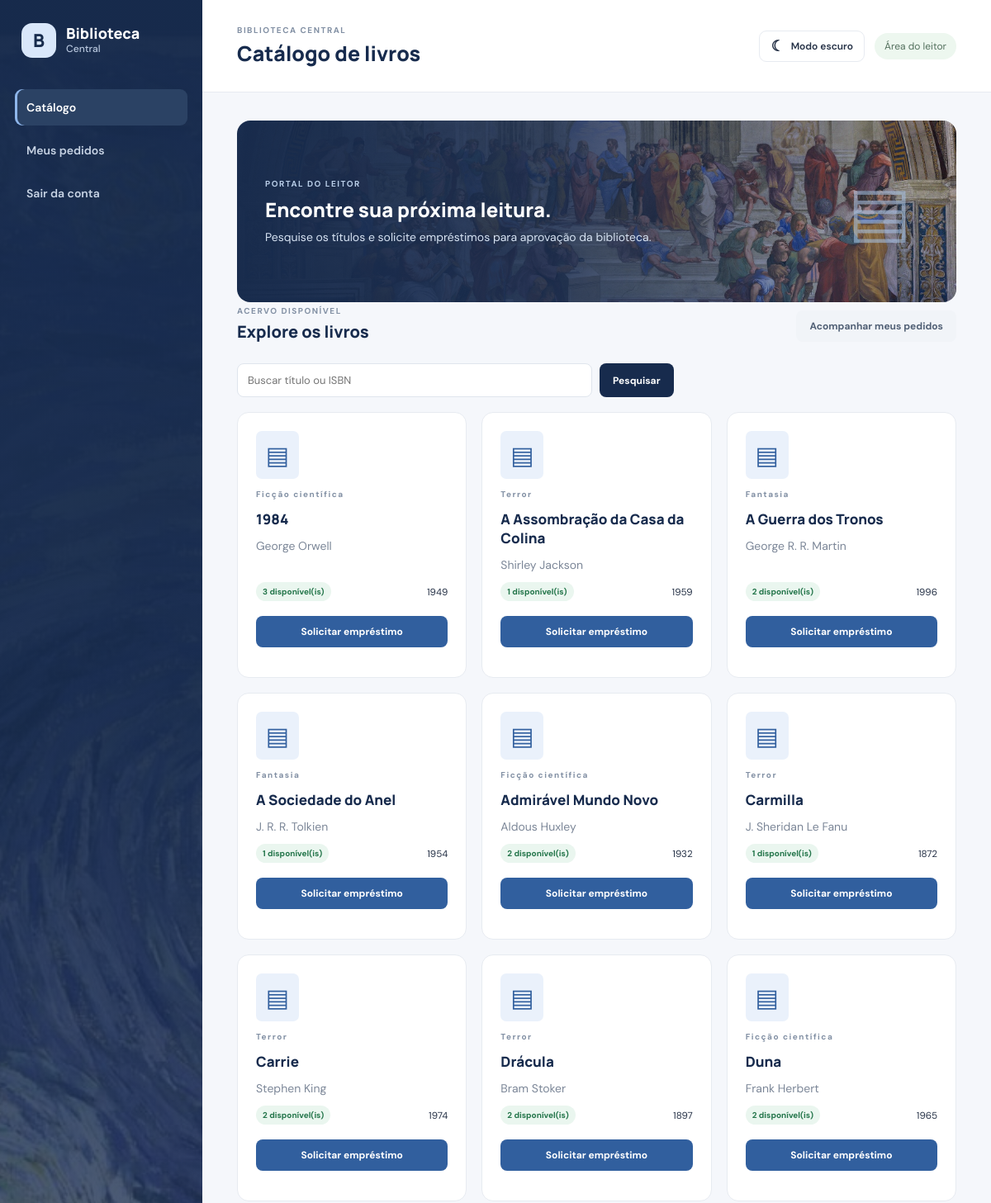
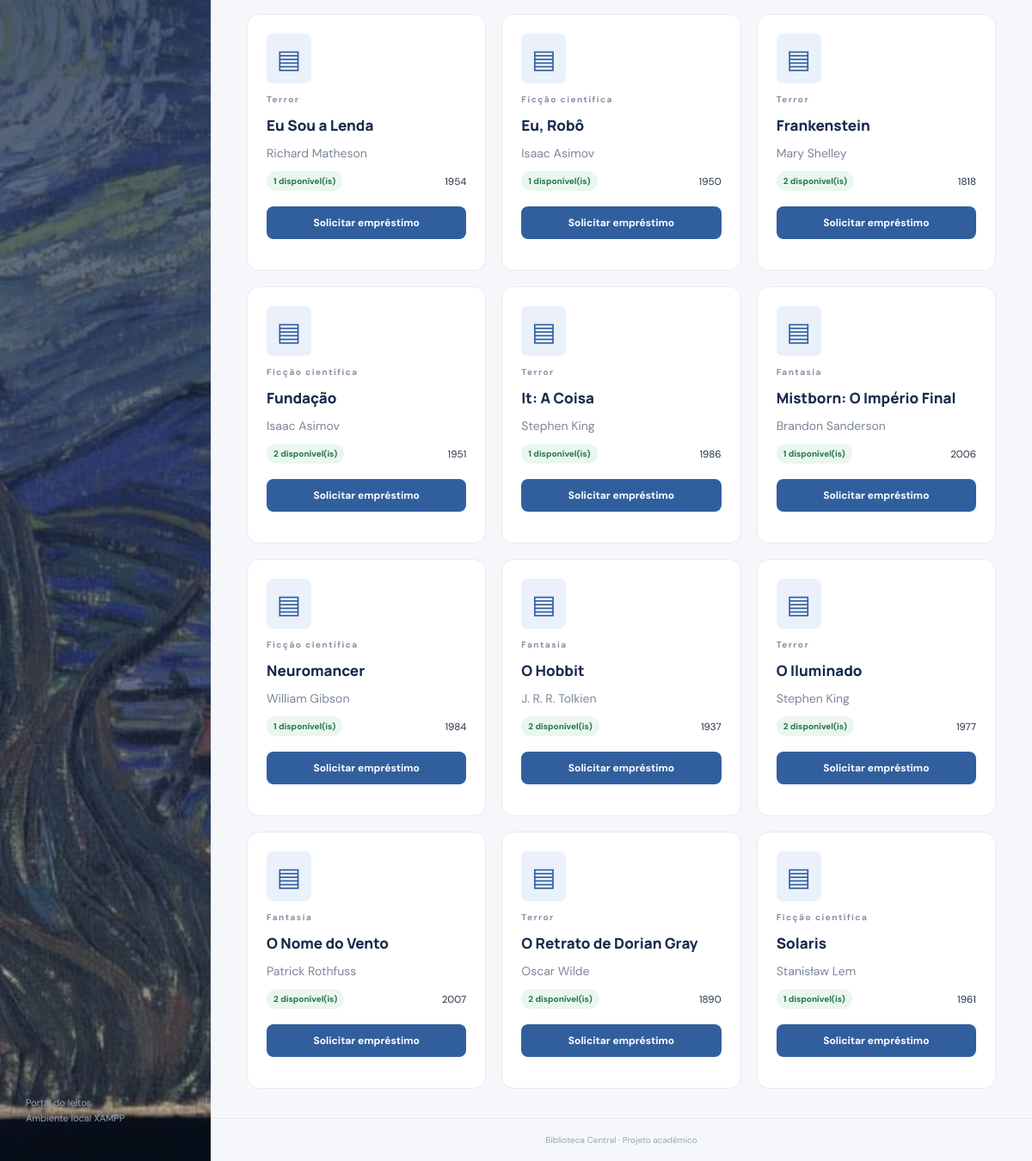
The page /leitor/index.php (signed in) on the database its author committed (2 pictures, top to bottom).
### tables this page shows
CREATE TABLE `livro` (
  `id_livro` int(11) NOT NULL,
  `titulo` varchar(200) NOT NULL,
  `isbn` varchar(20) DEFAULT NULL,
  `ano_publicacao` smallint(6) DEFAULT NULL,
  `estoque` int(11) NOT NULL DEFAULT 1,
  `preco_reposicao` decimal(10,2) NOT NULL DEFAULT 50.00,
  `idioma` varchar(40) NOT NULL DEFAULT 'Português',
  `ativo` tinyint(1) NOT NULL DEFAULT 1,
  `criado_em` datetime NOT NULL DEFAULT current_timestamp(),
  `id_editora` int(11) DEFAULT NULL,
  `id_categoria` int(11) DEFAULT NULL
);

CREATE TABLE `categoria` (
  `id_categoria` int(11) NOT NULL,
  `nome` varchar(80) NOT NULL,
  `descricao` text DEFAULT NULL
);

### includes/auth.php (called while the page is built, shortened)
<?php
require_once __DIR__ . '/funcoes.php';
function usuario_logado(): ?array { return $_SESSION['auth'] ?? null; }
function conta_ativa(PDO $pdo): bool {
 $auth = usuario_logado(); if (!$auth) return false;
 $st=$pdo->prepare('SELECT ativo,perfil,id_usuario,id_funcionario FROM conta WHERE id_conta=?');
 $st->execute([$auth['id_conta']]); $c=$st->fetch();
 if ($c['perfil']==='leitor') {
  $st=$pdo->prepare('SELECT ativo FROM usuario WHERE id_usuario=?');$st->execute([$auth['id_usuario']]);
  return (bool)$st->fetchColumn();
 }
 return true;
}
function exigir_conta_ativa(PDO $pdo, string $perfil): void {
 if (!conta_ativa($pdo)) { unset($_SESSION['auth']); mensagem('erro','Conta desativada.'); redirecionar('/biblioteca_central_sistema/login.php'); }
}

### leitor/index.php (the view, shortened to what this page needs)
<?php
require_once __DIR__.'/../config/conexao.php';require_once __DIR__.'/../includes/auth.php';exigir_conta_ativa($pdo,'leitor');
$q=trim($_GET['q']??'');
$st=$pdo->prepare("SELECT l.id_livro,l.titulo,l.isbn,l.ano_publicacao,l.estoque,v.disponivel,c.nome AS categoria,GROUP_CONCAT(DISTINCT a.nome SEPARATOR ', ') AS autores FROM livro l JOIN vw_livro_disponivel v ON v.id_livro=l.id_livro LEFT JOIN categoria c ON c.id_categoria=l.id_categoria LEFT JOIN livro_autor la ON la.id_livro=l.id_livro LEFT JOIN autor a ON a.id_autor=la.id_autor WHERE l.ativo=1 AND (l.titulo LIKE :termo1 OR :q='' OR l.isbn LIKE :termo2) GROUP BY l.id_livro ORDER BY l.titulo");
$st->execute(['termo1'=>'%'.$q.'%','termo2'=>'%'.$q.'%','q'=>$q]);$livros=$st->fetchAll();
$st=$pdo->prepare("SELECT id_livro FROM pedido_emprestimo WHERE id_usuario=? AND status IN ('pendente','processando')");$st->execute([usuario_logado()['id_usuario']]);$pendentes=array_fill_keys($st->fetchAll(PDO::FETCH_COLUMN),true);
cabecalho('Catálogo de livros','catalogo');
?>
<div class="welcome"><div><span class="eyebrow light">PORTAL DO LEITOR</span><h2>Encontre sua próxima leitura.</h2><p>Pesquise os títulos e solicite empréstimos para aprovação da biblioteca.</p></div><div class="welcome-icon">▤</div></div>
<div class="section-heading"><div><span class="eyebrow">ACERVO DISPONÍVEL</span><h2>Explore os livros</h2></div><a class="button button-ghost" href="pedidos.php">Acompanhar meus pedidos</a></div>
<form method="get" class="search-bar"><input name="q" value="<?= e($q) ?>" placeholder="Buscar título ou ISBN"><button class="button button-dark">Pesquisar</button></form>
<div class="book-grid">
<?php foreach($livros as $l): ?><article class="book-card"><div class="book-icon">▤</div><span class="eyebrow"><?= e($l['categoria']?:'LITERATURA') ?></span><h3><?= e($l['titulo']) ?></h3><p class="muted"><?= e($l['autores']?:'Autor não informado') ?></p><div class="book-meta"><span class="status <?= $l['disponivel']>0?'status-ok':'status-late' ?>"><?= $l['disponivel']>0?(int)$l['disponivel'].' disponível(is)':'Indisponível' ?></span><small><?= e($l['ano_publicacao']) ?></small></div>
<form method="post" action="solicitar.php"><button class="button button-primary" <?= ($l['disponivel']<=0 || isset($pendentes[$l['id_livro']]))?'disabled':'' ?>><?= isset($pendentes[$l['id_livro']])?'Pedido pendente':'Solicitar empréstimo' ?></button></form></article><?php endforeach; ?>
</div><?php rodape(); ?>

### includes/funcoes.php (shortened to what this page needs)
<?php
function e(mixed $valor): string {
    return htmlspecialchars((string)($valor ?? ''), ENT_QUOTES, 'UTF-8');
}
function cabecalho(string $titulo, string $pagina = ''): void {
    $base='/biblioteca_central_sistema';
    $auth=$_SESSION['auth']??null;
    $admin=$auth && $auth['perfil']==='admin';
    $itens=$admin ? [
        'inicio'=>['Painel',$base.'/index.php'],
        'livros'=>['Livros',$base.'/livros/index.php'],
        'usuarios'=>['Leitores',$base.'/usuarios/index.php'],
        'emprestimos'=>['Empréstimos',$base.'/emprestimos/index.php'],
        'pedidos'=>['Solicitações',$base.'/admin/pedidos.php'],
        'devolucoes'=>['Devoluções solicitadas',$base.'/admin/devolucoes.php']
    ] : [
        'catalogo'=>['Catálogo',$base.'/leitor/index.php'],
        'meus'=>['Meus pedidos',$base.'/leitor/pedidos.php']
    ];
    echo '<title>'.e($titulo).' | Biblioteca Central</title><link rel="stylesheet" href="'.$base.'/assets/css/style.css"></head><body>';
    echo '<aside class="sidebar"><a class="brand" href="'.$base.'/index.php"><span class="brand-mark">B</span><span>Biblioteca<br><small>Central</small></span></a><nav>';
    foreach($itens as $chave=>[$nome,$url]) echo '<a class="nav-link'.($pagina===$chave?' active':'').'" href="'.$url.'">'.e($nome).'</a>';
    echo '<a class="nav-link" href="'.$base.'/logout.php">Sair da conta</a></nav><div class="sidebar-foot">'.($admin?'Área administrativa':'Portal do leitor').'<br>Ambiente local XAMPP</div></aside>';
    echo '<main class="main">
    <header class="topbar">
        <div>
            <span class="eyebrow">BIBLIOTECA CENTRAL</span>
            <h1>'.e($titulo).'</h1>
        </div>
        <div class="topbar-actions">
            <button
                type="button"
                id="alternar-tema"
                class="theme-toggle"
                aria-label="Ativar modo escuro"
                aria-pressed="false"
            >
                <span class="theme-icon" aria-hidden="true">☾</span>
                <span class="theme-label">Modo escuro</span>
            </button>
            <span class="local-pill">'
                .($admin?'Administração':'Área do leitor').
            '</span>
        </div>
    </header>
    <section class="content">';
}
function rodape(): void {
    echo '</section><footer class="footer">Biblioteca Central · Projeto acadêmico</footer></main>';
    echo '<script src="/biblioteca_central_sistema/assets/js/app.js"></script></body></html>';
}

### rows shown on the page
livro: id_categoria.nome "Ficção científica", titulo "1984", autores "George Orwell", disponivel "3", ano_publicacao "1949", shows "Solicitar empréstimo"
livro: id_categoria.nome "Terror", titulo "A Assombração da Casa da Colina", autores "Shirley Jackson", disponivel "1", ano_publicacao "1959", shows "Solicitar empréstimo"
livro: id_categoria.nome "Fantasia", titulo "A Guerra dos Tronos", autores "George R. R. Martin", disponivel "2", ano_publicacao "1996", shows "Solicitar empréstimo"
livro: id_categoria.nome "Fantasia", titulo "A Sociedade do Anel", autores "J. R. R. Tolkien", disponivel "1", ano_publicacao "1954", shows "Solicitar empréstimo"
livro: id_categoria.nome "Ficção científica", titulo "Admirável Mundo Novo", autores "Aldous Huxley", disponivel "2", ano_publicacao "1932", shows "Solicitar empréstimo"
livro: id_categoria.nome "Terror", titulo "Carmilla", autores "J. Sheridan Le Fanu", disponivel "1", ano_publicacao "1872", shows "Solicitar empréstimo"
livro: id_categoria.nome "Terror", titulo "Carrie", autores "Stephen King", disponivel "2", ano_publicacao "1974", shows "Solicitar empréstimo"
livro: id_categoria.nome "Terror", titulo "Drácula", autores "Bram Stoker", disponivel "2", ano_publicacao "1897", shows "Solicitar empréstimo"
livro: id_categoria.nome "Ficção científica", titulo "Duna", autores "Frank Herbert", disponivel "2", ano_publicacao "1965", shows "Solicitar empréstimo"
livro: id_categoria.nome "Terror", titulo "Eu Sou a Lenda", autores "Richard Matheson", disponivel "1", ano_publicacao "1954", shows "Solicitar empréstimo"
livro: id_categoria.nome "Ficção científica", titulo "Eu, Robô", autores "Isaac Asimov", disponivel "1", ano_publicacao "1950", shows "Solicitar empréstimo"
livro: id_categoria.nome "Terror", titulo "Frankenstein", autores "Mary Shelley", disponivel "2", ano_publicacao "1818", shows "Solicitar empréstimo"
livro: id_categoria.nome "Ficção científica", titulo "Fundação", autores "Isaac Asimov", disponivel "2", ano_publicacao "1951", shows "Solicitar empréstimo"
livro: id_categoria.nome "Terror", titulo "It: A Coisa", autores "Stephen King", disponivel "1", ano_publicacao "1986", shows "Solicitar empréstimo"
livro: id_categoria.nome "Fantasia", titulo "Mistborn: O Império Final", autores "Brandon Sanderson", disponivel "1", ano_publicacao "2006", shows "Solicitar empréstimo"
livro: id_categoria.nome "Ficção científica", titulo "Neuromancer", autores "William Gibson", disponivel "1", ano_publicacao "1984", shows "Solicitar empréstimo"
livro: id_categoria.nome "Fantasia", titulo "O Hobbit", autores "J. R. R. Tolkien", disponivel "2", ano_publicacao "1937", shows "Solicitar empréstimo"
livro: id_categoria.nome "Terror", titulo "O Iluminado", autores "Stephen King", disponivel "2", ano_publicacao "1977", shows "Solicitar empréstimo"
livro: id_categoria.nome "Fantasia", titulo "O Nome do Vento", autores "Patrick Rothfuss", disponivel "2", ano_publicacao "2007", shows "Solicitar empréstimo"
livro: id_categoria.nome "Terror", titulo "O Retrato de Dorian Gray", autores "Oscar Wilde", disponivel "2", ano_publicacao "1890", shows "Solicitar empréstimo"
livro: id_categoria.nome "Ficção científica", titulo "Solaris", autores "Stanisław Lem", disponivel "1", ano_publicacao "1961", shows "Solicitar empréstimo"

### other values the page prints
$nome "Catálogo"
$nome "Meus pedidos"
$titulo "Catálogo de livros"
